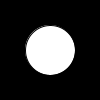
Frame 1 (no input)
Frame 60 (the mouse pressed at the canvas centre just before this capture): identical to frame 1, image omitted
Frame 120 (the mouse held since frame 60 and released just before this capture): identical to frame 1, image omitted

The Processing sketch that drew this single still picture (run headless with seeded random() and noise(); from frame 60 on, the mouse is pressed at the canvas centre):

// Processing sketch: sketch
// ── sketch.pde
void setup() {
  size(100,100);
  smooth();
}

void draw() {
  background(0);
  ellipse(50,50,50,50);
}
